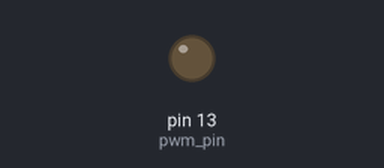
The sketch below on a simulated Arduino Uno, built with avr-gcc and run on an emulated ATmega328P. Parts: output pins drawn as LEDs (lit = HIGH).

Above: at 1.0 s.
At 3.0 s:
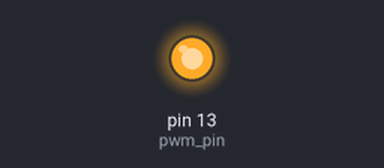
Timing chart, 0 to 5.2 s (numbered marks = the images above):
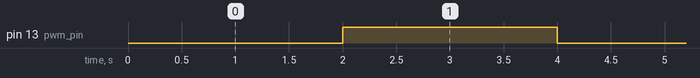

The sketch:

pwm.ino
```cpp
/* This sketch produces a pulse-width modulation (PWM) signal
whose duty-cycle switches between 0%, 25%, 50%, and 75%. */

// Assign a name to Pin 13
int pwm_pin = 13;

// Configure Pin 13 as an output pin
void setup() {
  pinMode(pwm_pin, OUTPUT);
}

// Switch the duty-cycle between 25% and 75%
void loop() {
  analogWrite(pwm_pin, 0);      // set duty cycle to 0%
  delay(1000);                  // delay one second
  analogWrite(pwm_pin, 64);     // set duty cycle to 25%
  delay(1000);                  // delay one second
  analogWrite(pwm_pin, 128);    // set duty cycle to 50%
  delay(1000);                  // delay one second
  analogWrite(pwm_pin, 192);    // set duty cycle to 75%
  delay(1000);                  // delay one second
}
```

Measured:
- by itself, pin 13 (pwm_pin): alternates HIGH for 2.0 s and LOW for 2.0 s
